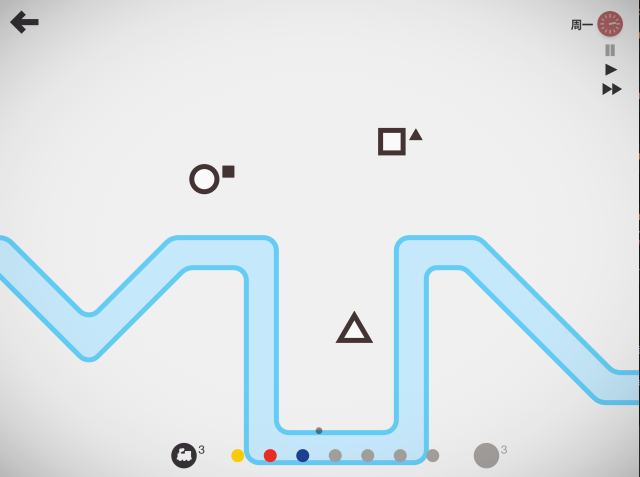
#> input picture src/game_servers/metro/assets/test_2.png, 1279 x 953 px (shown at 1/2 size)
$ python -i metro_utils.py   (imports and definitions only)
#> lines starting #> are read from the running program, lines starting #| are printed output that depends on the picture; after the words box and inside, x2 and y2 are one past the last pixel; in counts of white or black regions, pixels touching at a corner belong together
import cv2
from PIL import Image
import numpy as np
import os
import math

# template 图片截图时的参考分辨率
REF_W = 1280
REF_H = 980

# 站点尺寸范围(基于1280x980分辨率)
# 游戏进行过程中站点会变小，这里用一个较小的阈值
MIN_STATION_AREA = 600    # 最小面积(像素²)

def find_ui_template(screen_image, template_image, current_resolution, threshold=0.8):
    """
    在屏幕截图中查找 UI 模板

    Args:
        screen_image (numpy.ndarray): 屏幕截图
        template_image (numpy.ndarray): UI 模板图像
        current_resolution (tuple): 当前屏幕分辨率 (width, height)
        threshold (float): 匹配阈值

    Returns:
        dict: 包含中心坐标和边界框的字典 {"cx": x, "cy": y, "bbox": (x, y, w, h)} 或 None 如果未找到
    """
    current_w, current_h = current_resolution
    scale_x = current_w / REF_W
    scale_y = current_h / REF_H
    # 缩放模板图以适应分辨率变化
    new_w = int(template_image.shape[1] * scale_x)
    new_h = int(template_image.shape[0] * scale_y)
    resized_template = cv2.resize(template_image, (new_w, new_h), interpolation=cv2.INTER_LINEAR)

    if isinstance(screen_image, Image.Image):
        screen_np = np.array(screen_image)
        screen_image = cv2.cvtColor(screen_np, cv2.COLOR_RGB2BGR)
    result = cv2.matchTemplate(screen_image, resized_template, cv2.TM_CCOEFF_NORMED)
    min_val, max_val, min_loc, max_loc = cv2.minMaxLoc(result)

    if max_val >= threshold:
        x, y = max_loc
        center_x = x + new_w // 2
        center_y = y + new_h // 2
        return {"cx": center_x, "cy": center_y, "bbox": (x, y, new_w, new_h)}
    return None

def find_stations(image, ui_regions=None, padding=10):
    """
    检测游戏中的站点位置

    Args:
        image: 游戏截图（PIL.Image或numpy.ndarray）
        ui_regions: UI图标区域列表，格式为 [(x, y, w, h), ...]
        padding: UI区域mask的扩展像素数

    Returns:
        list: 站点列表 [{'cx': x, 'cy': y, 'bbox': (x, y, w, h)}, ...]
    """
#> called with padding = 10
    if isinstance(image, Image.Image):
        img_np = np.array(image)
        image = cv2.cvtColor(img_np, cv2.COLOR_RGB2BGR)

    gray = cv2.cvtColor(image, cv2.COLOR_BGR2GRAY)
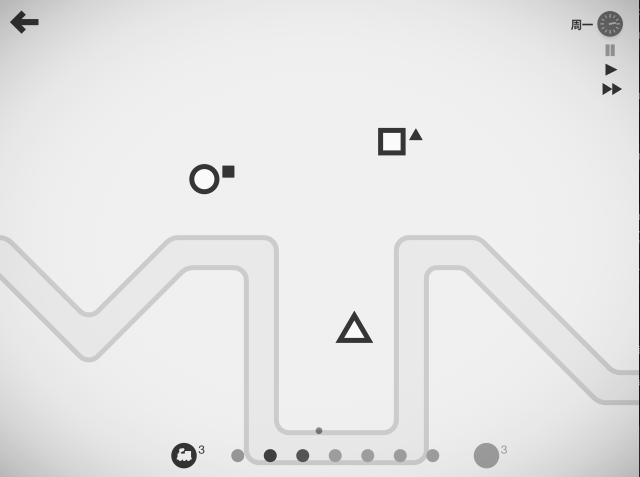
#> gray: shape (953, 1279) (shown at 1/2 size); min 13, max 250, mean 230.8

    # 如果提供了UI区域，先创建mask将这些区域涂白（排除检测）
    if ui_regions:
        for bbox in ui_regions:
            x, y, w, h = bbox
            # 扩展区域以确保完全覆盖
            x1 = max(0, x - padding)
            y1 = max(0, y - padding)
            x2 = min(gray.shape[1], x + w + padding)
            y2 = min(gray.shape[0], y + h + padding)
            # 将UI区域设为白色（255），这样在二值化后不会被检测为站点
            gray[y1:y2, x1:x2] = 255


    # 二值化：提取深色物体（站点边框 + 乘客）
    # 使用反向阈值，因为我们关注的是黑色的东西
    # 像素值小于 100 的变白(255)，其余变黑(0)
    _, binary = cv2.threshold(gray, 80, 255, cv2.THRESH_BINARY_INV)
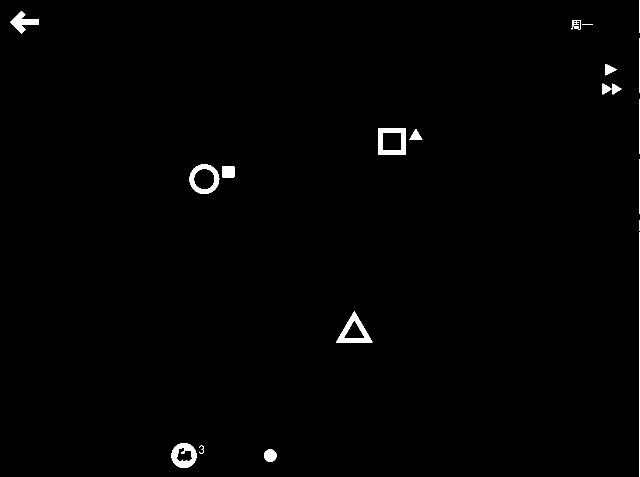
#> binary: shape (953, 1279) (shown at 1/2 size); 0.85% white; 29 white regions (5 under 20 px)

    # 轮廓查找
    contours, hierarchy = cv2.findContours(binary, cv2.RETR_EXTERNAL, cv2.CHAIN_APPROX_SIMPLE)
#> contours = 29 contours, 16 with area under 20; largest, box (x1, y1, x2, y2) and area: (757, 256, 811, 310) 2809, (379, 328, 439, 388) 2698, (672, 622, 745, 685) 2236, (343, 886, 393, 936) 1909, (20, 22, 77, 67) 994

    stations = []

    print(f"检测到 {len(contours)} 个潜在轮廓")
#| 检测到 29 个潜在轮廓

    for cnt in contours:
        # --- 过滤逻辑 ---

        # A. 面积过滤：太小的通常是噪点或很小的乘客
        area = cv2.contourArea(cnt)
        if area < MIN_STATION_AREA: # 阈值根据分辨率调整
            continue

        # B. 获取边界框
        x, y, w, h = cv2.boundingRect(cnt)

        # 计算中心点坐标
        M = cv2.moments(cnt)
        if M["m00"] != 0:
            cX = int(M["m10"] / M["m00"])
            cY = int(M["m01"] / M["m00"])
        else:
            cX, cY = x + w//2, y + h//2

        y_start, y_end = max(0, cY-1), min(h, cY+2)
        x_start, x_end = max(0, cX-1), min(w, cX+2)
        center_region = gray[y_start:y_end, x_start:x_end]

        center_brightness = np.mean(center_region)

        # 判定标准：
        # 站点是空心的 -> 中心是地图背景色 -> 亮度高 (接近255)
        # 乘客是实心的 -> 中心是黑色 -> 亮度低 (接近0)
        if center_brightness < 50:
            continue

        stations.append({'cx': cX, 'cy': cY, 'bbox': (x, y, w, h)})
#> this loop made 29 passes
#> (cnt, area, x, y, w, h, cX, cY) on pass 19: ([[757, 256], [757, 309], [810, 309], [810, 256]], 2809, 757, 256, 54, 54, 783, 282)
#> (area, x, y, w, h, cX, cY, y_start) on pass 28: (994, 20, 22, 57, 45, 45, 43, 42)
#> after the loop, stations = 4 items

    return stations

>>> import cv2
>>> picture = cv2.cvtColor(cv2.imread('../assets/test_2.png'), cv2.COLOR_BGR2RGB)
>>> result = find_stations(picture)
#> result = 4 items
